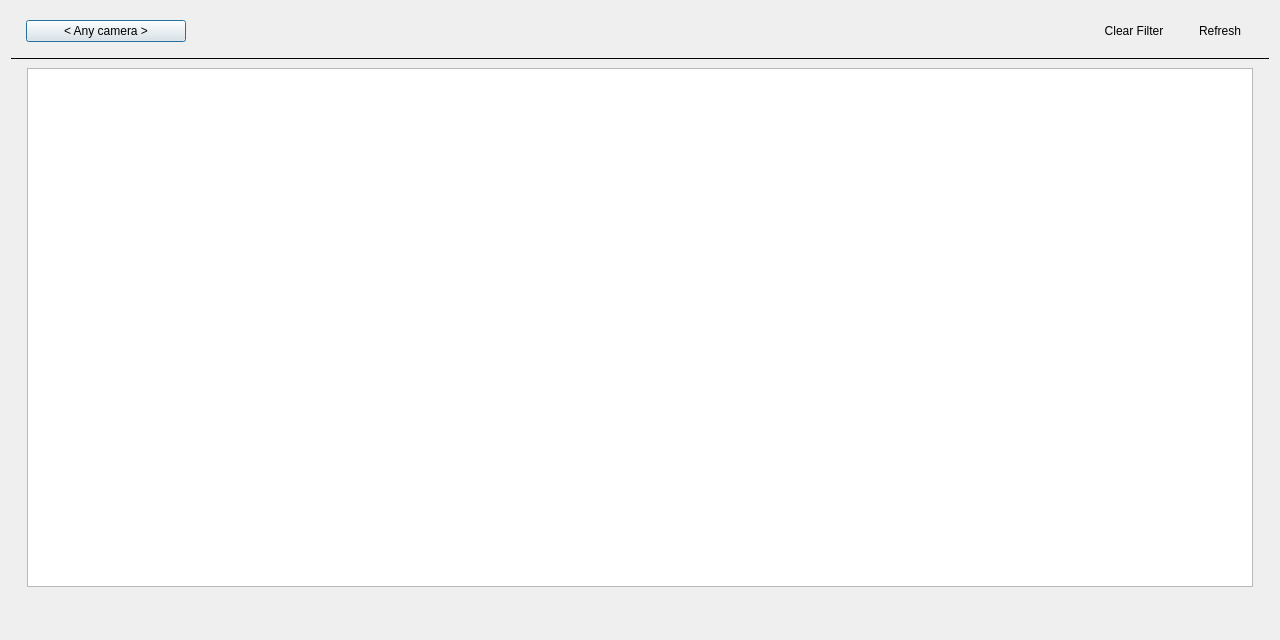
<?xml version="1.0" encoding="UTF-8"?>
<ui version="4.0">
 <class>BookmarksLog</class>
 <widget class="QDialog" name="BookmarksLog">
  <property name="geometry">
   <rect>
    <x>0</x>
    <y>0</y>
    <width>1280</width>
    <height>640</height>
   </rect>
  </property>
  <property name="windowTitle">
   <string>Bookmark Log</string>
  </property>
  <layout class="QVBoxLayout" name="verticalLayout">
   <item>
    <widget class="nx::client::desktop::Panel" name="panelWidget" native="true">
     <layout class="QHBoxLayout" name="horizontalLayout_2">
      <item>
       <widget class="QnDateRangeWidget" name="dateRangeWidget" native="true"/>
      </item>
      <item>
       <widget class="QnSelectDevicesButton" name="cameraButton">
        <property name="minimumSize">
         <size>
          <width>160</width>
          <height>0</height>
         </size>
        </property>
        <property name="mouseTracking">
         <bool>true</bool>
        </property>
        <property name="text">
         <string notr="true">&lt; Any camera &gt;</string>
        </property>
       </widget>
      </item>
      <item>
       <widget class="nx::client::desktop::SearchLineEdit" name="filterLineEdit" native="true">
        <property name="sizePolicy">
         <sizepolicy hsizetype="Expanding" vsizetype="Preferred">
          <horstretch>0</horstretch>
          <verstretch>0</verstretch>
         </sizepolicy>
        </property>
       </widget>
      </item>
      <item>
       <widget class="QPushButton" name="clearFilterButton">
        <property name="focusPolicy">
         <enum>Qt::TabFocus</enum>
        </property>
        <property name="text">
         <string>Clear Filter</string>
        </property>
        <property name="autoDefault">
         <bool>false</bool>
        </property>
        <property name="flat">
         <bool>true</bool>
        </property>
       </widget>
      </item>
      <item>
       <widget class="QPushButton" name="refreshButton">
        <property name="focusPolicy">
         <enum>Qt::TabFocus</enum>
        </property>
        <property name="text">
         <string>Refresh</string>
        </property>
        <property name="autoDefault">
         <bool>false</bool>
        </property>
        <property name="flat">
         <bool>true</bool>
        </property>
       </widget>
      </item>
     </layout>
    </widget>
   </item>
   <item>
    <widget class="Line" name="line">
     <property name="frameShadow">
      <enum>QFrame::Plain</enum>
     </property>
     <property name="orientation">
      <enum>Qt::Horizontal</enum>
     </property>
    </widget>
   </item>
   <item>
    <widget class="QStackedWidget" name="stackedWidget">
     <widget class="QWidget" name="gridPage">
      <layout class="QVBoxLayout" name="verticalLayout_3">
       <property name="leftMargin">
        <number>16</number>
       </property>
       <property name="topMargin">
        <number>2</number>
       </property>
       <property name="rightMargin">
        <number>16</number>
       </property>
       <property name="bottomMargin">
        <number>16</number>
       </property>
       <item>
        <widget class="QnTableView" name="gridBookmarks">
         <property name="mouseTracking">
          <bool>true</bool>
         </property>
         <property name="contextMenuPolicy">
          <enum>Qt::CustomContextMenu</enum>
         </property>
         <property name="horizontalScrollBarPolicy">
          <enum>Qt::ScrollBarAsNeeded</enum>
         </property>
         <property name="editTriggers">
          <set>QAbstractItemView::NoEditTriggers</set>
         </property>
         <property name="selectionBehavior">
          <enum>QAbstractItemView::SelectRows</enum>
         </property>
         <property name="showGrid">
          <bool>false</bool>
         </property>
         <property name="sortingEnabled">
          <bool>true</bool>
         </property>
         <attribute name="horizontalHeaderStretchLastSection">
          <bool>true</bool>
         </attribute>
         <attribute name="verticalHeaderVisible">
          <bool>false</bool>
         </attribute>
         <attribute name="verticalHeaderShowSortIndicator" stdset="0">
          <bool>true</bool>
         </attribute>
         <attribute name="verticalHeaderStretchLastSection">
          <bool>false</bool>
         </attribute>
        </widget>
       </item>
       <item>
        <layout class="QHBoxLayout" name="horizontalLayout">
         <item>
          <widget class="QLabel" name="statusLabel">
           <property name="text">
            <string/>
           </property>
          </widget>
         </item>
         <item>
          <spacer name="horizontalSpacer_3">
           <property name="orientation">
            <enum>Qt::Horizontal</enum>
           </property>
           <property name="sizeHint" stdset="0">
            <size>
             <width>40</width>
             <height>20</height>
            </size>
           </property>
          </spacer>
         </item>
        </layout>
       </item>
      </layout>
     </widget>
     <widget class="QWidget" name="progressPage">
      <layout class="QHBoxLayout" name="horizontalLayout_3">
       <item>
        <widget class="QProgressBar" name="loadingProgressBar">
         <property name="sizePolicy">
          <sizepolicy hsizetype="Fixed" vsizetype="Fixed">
           <horstretch>0</horstretch>
           <verstretch>0</verstretch>
          </sizepolicy>
         </property>
         <property name="minimumSize">
          <size>
           <width>240</width>
           <height>0</height>
          </size>
         </property>
         <property name="maximum">
          <number>0</number>
         </property>
         <property name="value">
          <number>-1</number>
         </property>
        </widget>
       </item>
      </layout>
     </widget>
    </widget>
   </item>
  </layout>
 </widget>
 <customwidgets>
  <customwidget>
   <class>QnTableView</class>
   <extends>QTableView</extends>
   <header location="global">ui/widgets/common/table_view.h</header>
  </customwidget>
  <customwidget>
   <class>nx::client::desktop::SearchLineEdit</class>
   <extends>QWidget</extends>
   <header location="global">nx/client/desktop/common/widgets/search_line_edit.h</header>
   <container>1</container>
  </customwidget>
  <customwidget>
   <class>nx::client::desktop::Panel</class>
   <extends>QWidget</extends>
   <header location="global">nx/client/desktop/common/widgets/panel.h</header>
   <container>1</container>
  </customwidget>
  <customwidget>
   <class>QnDateRangeWidget</class>
   <extends>QWidget</extends>
   <header location="global">ui/widgets/common/date_range_widget.h</header>
   <container>1</container>
  </customwidget>
  <customwidget>
   <class>QnSelectDevicesButton</class>
   <extends>QPushButton</extends>
   <header location="global">ui/widgets/select_resources_button.h</header>
  </customwidget>
 </customwidgets>
 <tabstops>
  <tabstop>cameraButton</tabstop>
  <tabstop>clearFilterButton</tabstop>
  <tabstop>refreshButton</tabstop>
  <tabstop>gridBookmarks</tabstop>
 </tabstops>
 <resources/>
 <connections/>
</ui>
